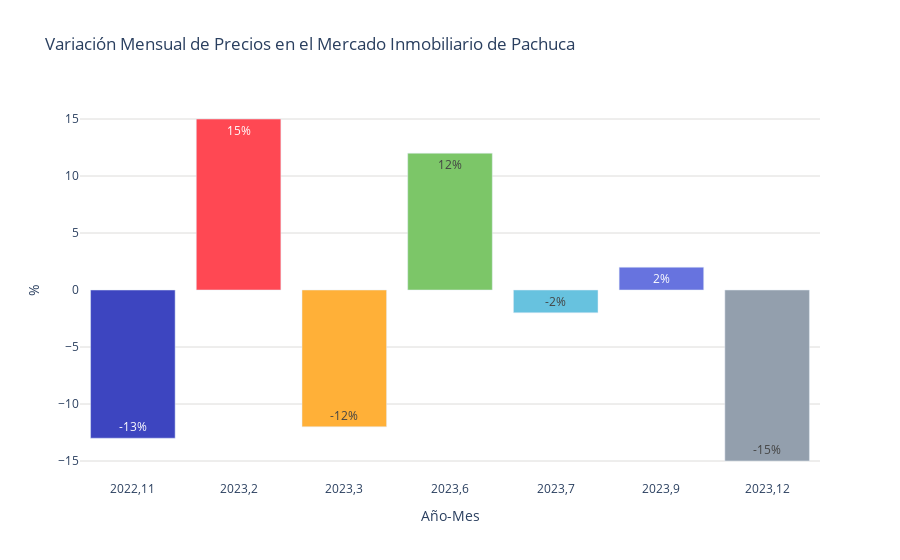

Notebook code cell kept with this figure:
### Code cell


### Figure 1 — Plotly figure (JSON) as saved in the notebook; plotly's stock layout.template omitted (floating-point values rounded to 4 significant figures)
{"data": [{"base": 0, "hoverinfo": "none", "marker": {"color": ["#3d45c0", "#ff4853", "#ffb038", "#7cc668", "#67c2df", "#6773df", "#939fad"]}, "text": [-13, 15, -12, 12, -2, 2, -15], "textposition": "inside", "texttemplate": "%{text}%", "type": "bar", "x": ["2022,11", "2023,2", "2023,3", "2023,6", "2023,7", "2023,9", "2023,12"], "y": [-13, 15, -12, 12, -2, 2, -15]}], "layout": {"plot_bgcolor": "rgba(0,0,0,0)", "title": {"text": "Variación Mensual de Precios en el Mercado Inmobiliario de Pachuca"}, "xaxis": {"title": {"text": "Año-Mes"}}, "yaxis": {"gridcolor": "#dddcda", "title": {"text": "%"}}}}
